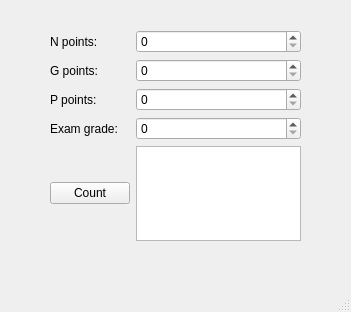
<?xml version="1.0" encoding="UTF-8"?>
<ui version="4.0">
 <class>MainWindow</class>
 <widget class="QMainWindow" name="MainWindow">
  <property name="geometry">
   <rect>
    <x>0</x>
    <y>0</y>
    <width>351</width>
    <height>312</height>
   </rect>
  </property>
  <property name="windowTitle">
   <string>MainWindow</string>
  </property>
  <widget class="QWidget" name="centralwidget">
   <widget class="QWidget" name="gridLayoutWidget">
    <property name="geometry">
     <rect>
      <x>50</x>
      <y>30</y>
      <width>251</width>
      <height>211</height>
     </rect>
    </property>
    <layout class="QGridLayout" name="gridLayout">
     <item row="2" column="0">
      <widget class="QLabel" name="label_3">
       <property name="text">
        <string>P points:</string>
       </property>
      </widget>
     </item>
     <item row="3" column="0">
      <widget class="QLabel" name="label_4">
       <property name="text">
        <string>Exam grade:</string>
       </property>
      </widget>
     </item>
     <item row="1" column="0">
      <widget class="QLabel" name="label_2">
       <property name="text">
        <string>G points:</string>
       </property>
      </widget>
     </item>
     <item row="0" column="0">
      <widget class="QLabel" name="label">
       <property name="text">
        <string>N points:</string>
       </property>
      </widget>
     </item>
     <item row="4" column="0">
      <widget class="QPushButton" name="countPushButton">
       <property name="text">
        <string>Count</string>
       </property>
      </widget>
     </item>
     <item row="0" column="1">
      <widget class="QSpinBox" name="spinBoxN"/>
     </item>
     <item row="1" column="1">
      <widget class="QSpinBox" name="spinBoxG"/>
     </item>
     <item row="2" column="1">
      <widget class="QSpinBox" name="spinBoxP"/>
     </item>
     <item row="3" column="1">
      <widget class="QSpinBox" name="spinBoxE"/>
     </item>
     <item row="4" column="1">
      <widget class="QTextBrowser" name="textBrowser"/>
     </item>
    </layout>
   </widget>
  </widget>
  <widget class="QMenuBar" name="menubar">
   <property name="geometry">
    <rect>
     <x>0</x>
     <y>0</y>
     <width>351</width>
     <height>25</height>
    </rect>
   </property>
  </widget>
  <widget class="QStatusBar" name="statusbar"/>
 </widget>
 <resources/>
 <connections/>
</ui>
